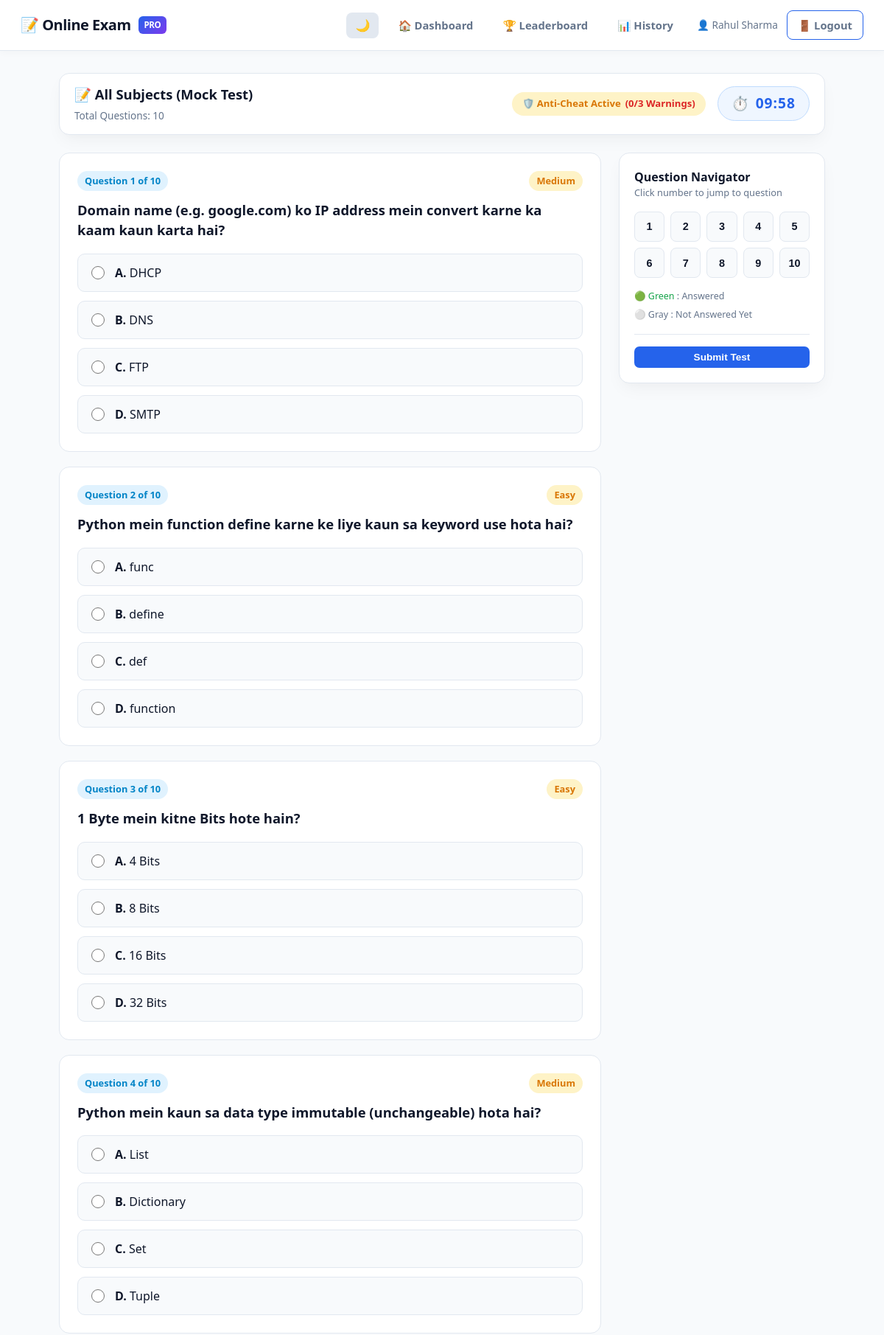
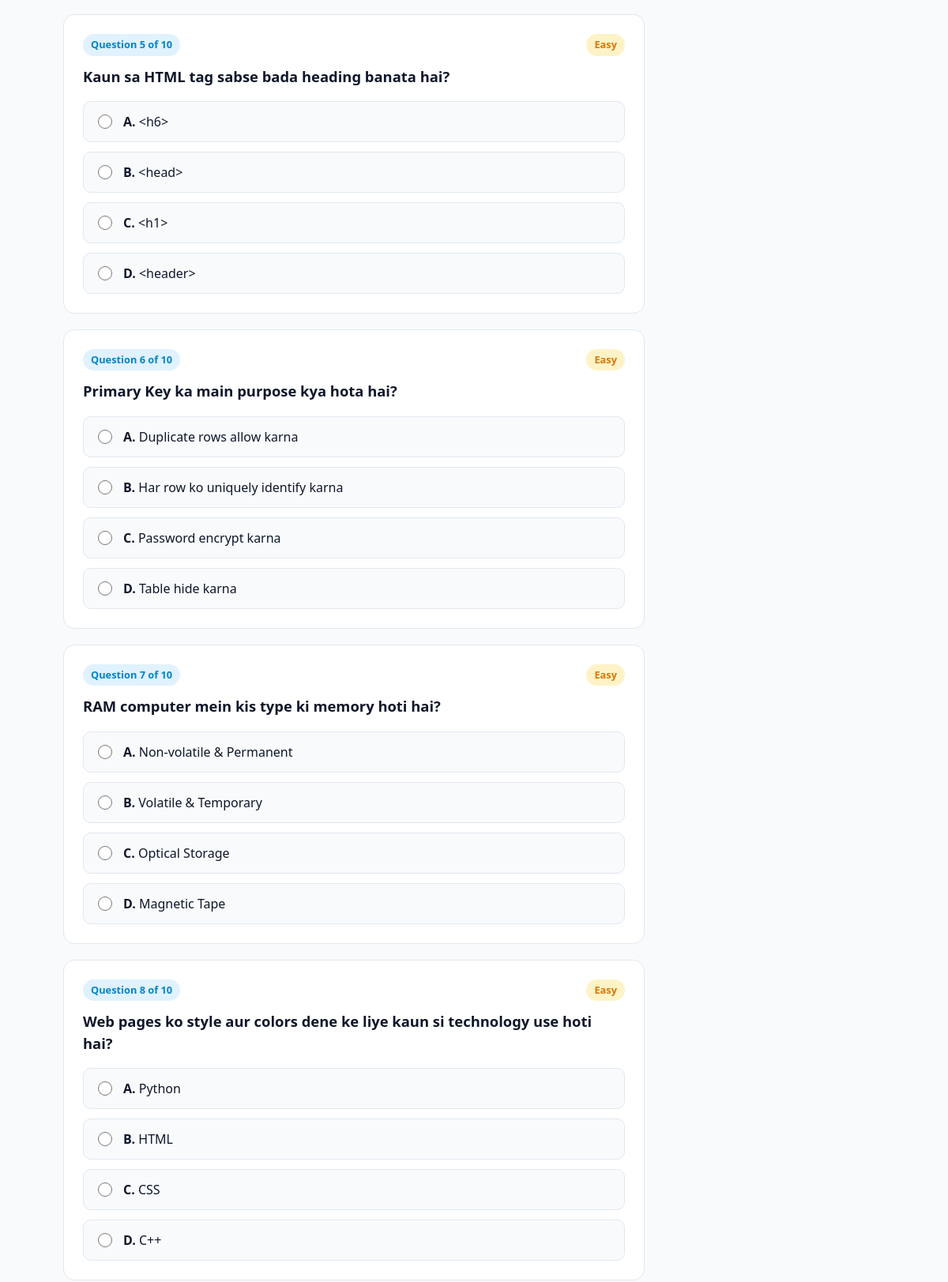
/exam (signed in, upper part), run on the app's committed database (2 pictures, top to bottom).
### tables this page shows
CREATE TABLE questions (
    id             INTEGER PRIMARY KEY AUTOINCREMENT,
    subject_id     INTEGER,
    question       TEXT NOT NULL,
    option_a       TEXT NOT NULL,
    option_b       TEXT NOT NULL,
    option_c       TEXT NOT NULL,
    option_d       TEXT NOT NULL,
    correct_answer TEXT NOT NULL,
    explanation    TEXT,
    difficulty     TEXT DEFAULT 'medium',
    FOREIGN KEY (subject_id) REFERENCES subjects(id) ON DELETE SET NULL
);

### app.py (the view)
@app.route("/exam")
@login_required
def exam():
    subject_id = request.args.get("subject_id")
    conn       = get_db()
    cursor     = conn.cursor()
    subject_name = "All Subjects (Mock Test)"
    if subject_id and subject_id != "all":
        cursor.execute("SELECT * FROM subjects WHERE id = ?", (subject_id,))
        sub = cursor.fetchone()
        if sub:
            subject_name = sub["name"]
            cursor.execute("SELECT * FROM questions WHERE subject_id = ? ORDER BY RANDOM() LIMIT 10", (subject_id,))
        else:
            cursor.execute("SELECT * FROM questions ORDER BY RANDOM() LIMIT 10")
    else:
        cursor.execute("SELECT * FROM questions ORDER BY RANDOM() LIMIT 10")
    questions = cursor.fetchall()
    conn.close()
    if not questions:
        flash("Is category mein abhi koi questions available nahi hain. Admin jald add karega.", "warning")
        return redirect(url_for("dashboard"))
    session["current_exam"] = {
        "question_ids": [q["id"] for q in questions],
        "subject_name": subject_name,
        "total": len(questions)
    }
    duration_seconds = len(questions) * 60
    return render_template(
        "exam.html",
        questions=questions,
        subject_name=subject_name,
        duration_seconds=duration_seconds,
        total_questions=len(questions)
    )

### app.py (called while the page is built)
def get_db():
    conn = sqlite3.connect(DB_PATH)
    conn.row_factory = sqlite3.Row
    conn.execute("PRAGMA foreign_keys = ON")
    return conn

def login_required(f):
    @wraps(f)
    def decorated(*args, **kwargs):
        if "user_id" not in session:
            flash("Pehle login karein.", "warning")
            return redirect(url_for("home"))
        return f(*args, **kwargs)
    return decorated

### templates/exam.html (shortened to what this page needs)
{% extends "base.html" %}
{% block content %}
<div class="container">
    <div class="exam-sticky-bar">
        <div>
            <h3 style="font-size:1.15rem; font-weight:800; margin-bottom:2px;">📝 {{ subject_name }}</h3>
            <span style="font-size:0.85rem; color:var(--text-muted);">Total Questions: {{ total_questions }}</span>
        </div>
        <div style="display:flex; align-items:center; gap:16px;">
            <div class="anti-cheat-pill" id="anti-cheat-display">
                <span>🛡️ Anti-Cheat Active</span>
                <span id="tab-warnings" style="font-weight:800; color:var(--danger);">(0/3 Warnings)</span>
            </div>
            <div class="timer-badge" id="exam-timer" title="Time Remaining">
                <span>⏱️</span>
                <span id="timer-display">10:00</span>
            </div>
        </div>
    </div>
    <form method="POST" action="{{ url_for('submit_exam') }}" id="exam-form">
        <div class="exam-layout">
            <div id="questions-container">
                {% for q in questions %}
                <div class="question-card" id="qcard-{{ loop.index }}">
                    <div style="display:flex; justify-content:space-between; margin-bottom:12px;">
                        <span class="badge badge-blue">Question {{ loop.index }} of {{ total_questions }}</span>
                        {% if q.difficulty %}
                            <span class="badge badge-amber" style="text-transform:capitalize;">{{ q.difficulty }}</span>
                        {% endif %}
                    </div>
                    <h3>{{ q.question }}</h3>
                    <div class="question-options">
                        <label class="option-label">
                            <input type="radio" name="q_{{ q.id }}" value="a" onchange="markAnswered({{ loop.index }})">
                            <span class="option-text"><strong>A.</strong> {{ q.option_a }}</span>
                        </label>
                        <label class="option-label">
                            <input type="radio" name="q_{{ q.id }}" value="b" onchange="markAnswered({{ loop.index }})">
                            <span class="option-text"><strong>B.</strong> {{ q.option_b }}</span>
                        </label>
                        <label class="option-label">
                            <input type="radio" name="q_{{ q.id }}" value="c" onchange="markAnswered({{ loop.index }})">
                            <span class="option-text"><strong>C.</strong> {{ q.option_c }}</span>
                        </label>
                        <label class="option-label">
                            <input type="radio" name="q_{{ q.id }}" value="d" onchange="markAnswered({{ loop.index }})">
                            <span class="option-text"><strong>D.</strong> {{ q.option_d }}</span>
                        </label>
                    </div>
                </div>
                {% endfor %}
            </div>
            <div>
                <div class="palette-card">
                    <h4 style="font-size:1rem; font-weight:700;">Question Navigator</h4>
                    <p style="font-size:0.8rem; color:var(--text-muted); margin-bottom:10px;">Click number to jump to question</p>
                    <div class="palette-grid">
                        {% for q in questions %}
                        <button type="button" class="palette-btn" id="pbtn-{{ loop.index }}" onclick="scrollToQuestion({{ loop.index }})">
                            {{ loop.index }}
                        </button>
                        {% endfor %}
                    </div>
                    <div class="palette-legend">
                        <div><span style="color:var(--success);">🟢 Green</span> : Answered</div>
                        <div><span style="color:var(--text-muted);">⚪ Gray</span> : Not Answered Yet</div>
                    </div>
                    <hr style="border:none; border-top:1px solid var(--panel-border); margin:16px 0;">
                    <button type="submit" class="btn btn-primary btn-block btn-sm">
                        Submit Test
                    </button>
                </div>
            </div>
        </div>
    </form>
</div>
{% endblock %}

### static/style.css (style rules this page uses)
:root { --primary: #2563eb; --primary-dark: #1d4ed8; --primary-light: #eff6ff; --primary-border: #bfdbfe; --success: #16a34a; --success-bg: #dcfce7; --danger: #dc2626; --danger-bg: #fee2e2; --warning: #d97706; --warning-bg: #fef3c7; --info: #0284c7; --info-bg: #e0f2fe; --bg: #f8fafc; --panel: #ffffff; --panel-border: #e2e8f0; --text: #0f172a; --text-muted: #64748b; --card-shadow: 0 10px 25px -5px rgba(0, 0, 0, 0.05), 0 8px 10px -6px rgba(0, 0, 0, 0.01); --radius: 14px; }
*, *::before, *::after { box-sizing: border-box; margin: 0; padding: 0; transition: background-color 0.2s ease, border-color 0.2s ease, color 0.2s ease; }
body { font-family: system-ui, -apple-system, BlinkMacSystemFont, 'Segoe UI', Roboto, Oxygen, Ubuntu, Cantarell, sans-serif; background-color: var(--bg); color: var(--text); min-height: 100vh; line-height: 1.5; }
.container { max-width: 1080px; margin: 30px auto; padding: 0 20px 60px; }
.btn { display: inline-flex; align-items: center; justify-content: center; gap: 8px; padding: 10px 22px; border: 1.5px solid transparent; border-radius: 10px; font-size: 0.95rem; font-weight: 700; cursor: pointer; text-decoration: none; transition: all 0.2s ease; }
.btn-primary { background: var(--primary); color: #fff; }
.btn-sm { padding: 6px 14px; font-size: 0.85rem; border-radius: 7px; }
.btn-block { width: 100%; display: flex; }
.exam-sticky-bar { position: sticky; top: 70px; background: var(--panel); border: 1.5px solid var(--panel-border); border-radius: var(--radius); padding: 14px 20px; display: flex; justify-content: space-between; align-items: center; z-index: 900; box-shadow: var(--card-shadow); margin-bottom: 24px; }
.timer-badge { display: inline-flex; align-items: center; gap: 8px; background: var(--primary-light); color: var(--primary); border: 1px solid var(--primary-border); padding: 8px 18px; border-radius: 30px; font-weight: 800; font-size: 1.2rem; letter-spacing: 1px; }
.anti-cheat-pill { background: var(--warning-bg); color: var(--warning); padding: 6px 14px; border-radius: 20px; font-size: 0.82rem; font-weight: 700; display: flex; align-items: center; gap: 6px; }
.exam-layout { display: grid; grid-template-columns: 1fr 280px; gap: 24px; align-items: start; }
.question-card { background: var(--panel); border: 1.5px solid var(--panel-border); border-radius: var(--radius); padding: 24px; margin-bottom: 20px; }
.question-card h3 { font-size: 1.15rem; font-weight: 700; line-height: 1.5; margin-bottom: 18px; }
.question-options { display: flex; flex-direction: column; gap: 12px; }
.option-label { display: flex; align-items: center; gap: 14px; padding: 13px 18px; border: 1.5px solid var(--panel-border); border-radius: 10px; background: var(--bg); cursor: pointer; transition: all 0.15s ease; }
.option-label input[type="radio"] { width: 18px; height: 18px; accent-color: var(--primary); }
.palette-card { position: sticky; top: 160px; background: var(--panel); border: 1.5px solid var(--panel-border); border-radius: var(--radius); padding: 20px; box-shadow: var(--card-shadow); }
.palette-grid { display: grid; grid-template-columns: repeat(5, 1fr); gap: 8px; margin: 16px 0; }
.palette-btn { width: 100%; aspect-ratio: 1; border: 1.5px solid var(--panel-border); background: var(--bg); color: var(--text); font-weight: 700; font-size: 0.9rem; border-radius: 8px; cursor: pointer; display: flex; align-items: center; justify-content: center; }
.palette-legend { font-size: 0.78rem; color: var(--text-muted); display: flex; flex-direction: column; gap: 6px; margin-top: 12px; }
.badge { display: inline-flex; align-items: center; gap: 5px; padding: 4px 10px; border-radius: 20px; font-size: 0.8rem; font-weight: 700; }
.badge-blue { background: var(--info-bg); color: var(--info); }
.badge-amber { background: var(--warning-bg); color: var(--warning); }

### data on the page
questions: total_questions "10", difficulty "Medium", question "Domain name (e.g. google.com) ko IP address mein convert karne ka kaam kaun karta hai?", option_a "DHCP", option_b "DNS", option_c "FTP", option_d "SMTP"
questions: total_questions "10", difficulty "Easy", question "Python mein function define karne ke liye kaun sa keyword use hota hai?", option_a "func", option_b "define", option_c "def", option_d "function"
questions: total_questions "10", difficulty "Easy", question "1 Byte mein kitne Bits hote hain?", option_a "4 Bits", option_b "8 Bits", option_c "16 Bits", option_d "32 Bits"
questions: total_questions "10", difficulty "Medium", question "Python mein kaun sa data type immutable (unchangeable) hota hai?", option_a "List", option_b "Dictionary", option_c "Set", option_d "Tuple"
questions: total_questions "10", difficulty "Easy", question "Kaun sa HTML tag sabse bada heading banata hai?", option_a "<h6>", option_b "<head>", option_c "<h1>", option_d "<header>"
questions: total_questions "10", difficulty "Easy", question "Primary Key ka main purpose kya hota hai?", option_a "Duplicate rows allow karna", option_b "Har row ko uniquely identify karna", option_c "Password encrypt karna", option_d "Table hide karna"
questions: total_questions "10", difficulty "Easy", question "RAM computer mein kis type ki memory hoti hai?", option_a "Non-volatile & Permanent", option_b "Volatile & Temporary", option_c "Optical Storage", option_d "Magnetic Tape"
questions: total_questions "10", difficulty "Easy", question "Web pages ko style aur colors dene ke liye kaun si technology use hoti hai?", option_a "Python", option_b "HTML", option_c "CSS", option_d "C++"

### other printed values
{{ session.name }} "Rahul Sharma"
{{ subject_name }} "All Subjects (Mock Test)"
{{ total_questions }} "10"
